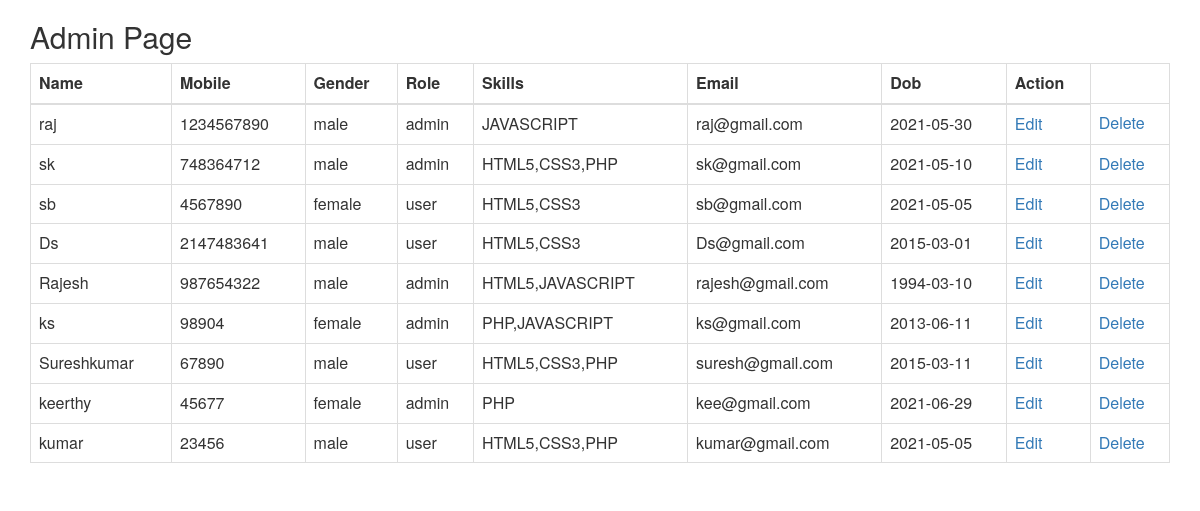
Page /adminlist.php on the committed database.
### tables this page shows
CREATE TABLE `registration` (
  `id` int(11) NOT NULL,
  `name` varchar(25) DEFAULT NULL,
  `mobile` int(10) DEFAULT NULL,
  `gender` varchar(8) DEFAULT NULL,
  `role` varchar(8) DEFAULT NULL,
  `skills` varchar(30) DEFAULT NULL,
  `email` varchar(25) DEFAULT NULL,
  `password` varchar(20) DEFAULT NULL,
  `dob` varchar(10) DEFAULT NULL
);

### adminlist.php (the view, shortened to what this page needs)
<html>
<head>
  <link rel="stylesheet" href="https://maxcdn.bootstrapcdn.com/bootstrap/3.4.1/css/bootstrap.min.css">
</head>
<body>
<div class="container">
  <h2>Admin Page</h2>
  <table class="table table-bordered">
    <thead>
      <tr>
        <th>Name</th>
        <th>Mobile</th>
        <th>Gender</th>
        <th>Role</th>
        <th>Skills</th>
        <th>Email</th>
        <th>Dob</th>
        <th>Action</th>
      </tr>
    </thead>
    <tbody>
    <?php
    $servername="localhost";
	$username="root";
	$password="";
	$database="task";
	$con=mysqli_connect($servername,$username,$password,$database);
	$sql="SELECT * FROM registration";
    $sql2=mysqli_query($con,$sql);
    while($result=mysqli_fetch_row($sql2)){
     echo "<tr>";
     echo  "<td>$result[1]</td>";
     echo  "<td>$result[2]</td>";
     echo  "<td>$result[3]</td>";
     echo  "<td>$result[4]</td>";
     echo  "<td>$result[5]</td>";
     echo  "<td>$result[6]</td>";
     echo  "<td>$result[8]</td >";
     echo  "<td><a href='update.php?id=$result[0]&page=admin'>Edit</a></td>";
     echo  "<td><a href='delete.php?id=$result[0]'>Delete</a></td>";
   }?>
    </tbody>
  </table>
</div>
</body>
</html>

### rows in the picture
registration: name "raj", mobile "1234567890", gender "male", role "admin", skills "JAVASCRIPT", email "raj@gmail.com", dob "2021-05-30"
registration: name "sk", mobile "748364712", gender "male", role "admin", skills "HTML5,CSS3,PHP", email "sk@gmail.com", dob "2021-05-10"
registration: name "sb", mobile "4567890", gender "female", role "user", skills "HTML5,CSS3", email "sb@gmail.com", dob "2021-05-05"
registration: name "Ds", mobile "2147483641", gender "male", role "user", skills "HTML5,CSS3", email "Ds@gmail.com", dob "2015-03-01"
registration: name "Rajesh", mobile "987654322", gender "male", role "admin", skills "HTML5,JAVASCRIPT", email "rajesh@gmail.com", dob "1994-03-10"
registration: name "ks", mobile "98904", gender "female", role "admin", skills "PHP,JAVASCRIPT", email "ks@gmail.com", dob "2013-06-11"
registration: name "Sureshkumar", mobile "67890", gender "male", role "user", skills "HTML5,CSS3,PHP", email "suresh@gmail.com", dob "2015-03-11"
registration: name "keerthy", mobile "45677", gender "female", role "admin", skills "PHP", email "kee@gmail.com", dob "2021-06-29"
registration: name "kumar", mobile "23456", gender "male", role "user", skills "HTML5,CSS3,PHP", email "kumar@gmail.com", dob "2021-05-05"
